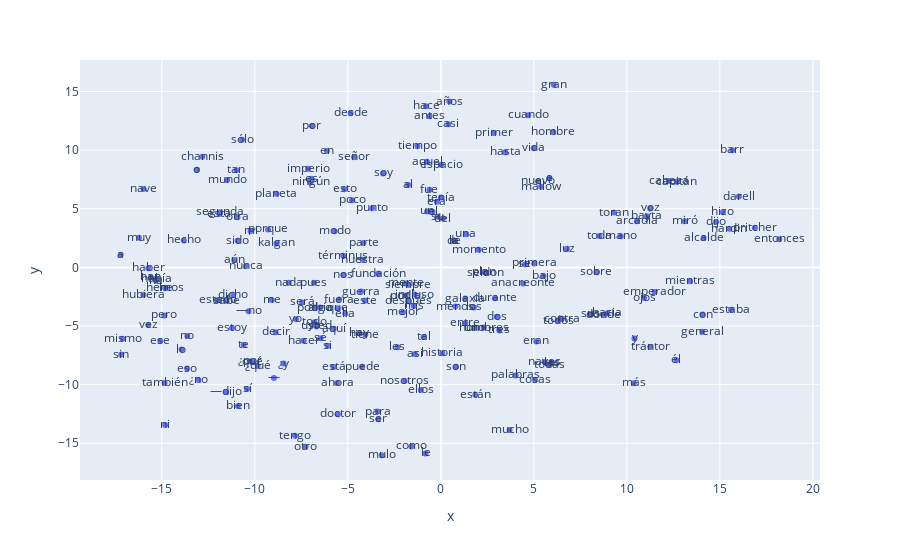

The code cell stored with this chart in its notebook:
### Code cell
# Graficar los embedddings en 2D
import plotly.graph_objects as go
import plotly.express as px

vecs, labels = reduce_dimensions(w2v_model)

MAX_WORDS=200
fig = px.scatter(x=vecs[:MAX_WORDS,0], y=vecs[:MAX_WORDS,1], text=labels[:MAX_WORDS])
#fig.show(renderer="colab") # esto para plotly en colab
fig.show()

### Figure 1 — Plotly figure (JSON) as saved in the notebook; plotly's stock layout.template omitted (floating-point values rounded to 4 significant figures; data arrays with more than 128 entries replaced by an {"elided": "..."} marker saying what was removed)
{"data": [{"hovertemplate": "x=%{x}<br>y=%{y}<br>text=%{text}<extra></extra>", "legendgroup": "", "marker": {"color": "#636efa", "symbol": "circle"}, "mode": "markers+text", "name": "", "orientation": "v", "showlegend": false, "text": {"elided": "200 str values"}, "type": "scatter", "x": {"elided": "200 float values"}, "xaxis": "x", "y": {"elided": "200 float values"}, "yaxis": "y"}], "layout": {"legend": {"tracegroupgap": 0}, "margin": {"t": 60}, "xaxis": {"anchor": "y", "domain": [0, 1], "title": {"text": "x"}}, "yaxis": {"anchor": "x", "domain": [0, 1], "title": {"text": "y"}}}}
